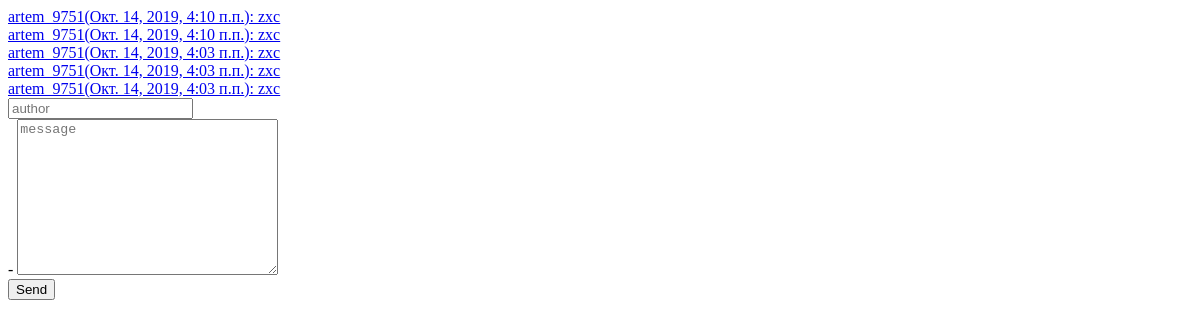
The app's page /chat/, older data.
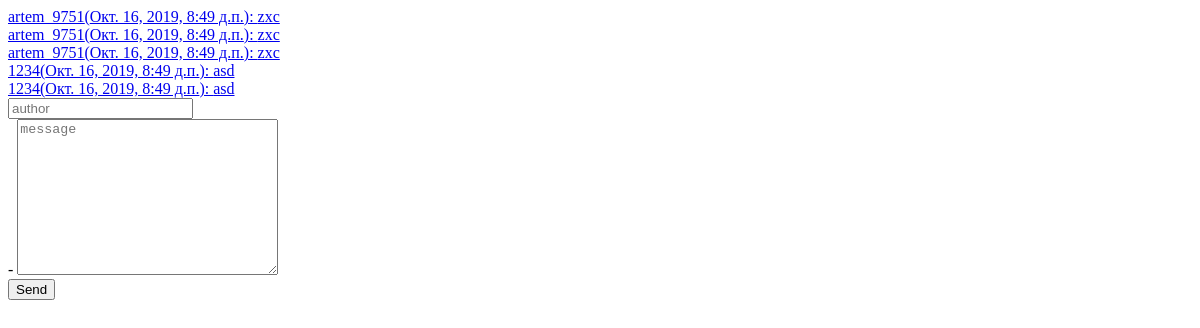
The same page, newer data.
### chat/models.py (models this page shows, shortened)
class Message(models.Model):
    message_text = models.TextField('текст сообщения')
    message_author = models.CharField('автор сообщения', max_length = 50)
    message_time = models.DateTimeField('дата публикации')
    class Meta:
        verbose_name = 'Сообщение'
        verbose_name_plural = 'Сообщения'

### chat/views.py (the view, shortened to what this page needs)
# urls.py: path('', HomePageView.as_view(), name = 'home')
class HomePageView(ListView):
    def get(self, request):
        return self.render(request)
    def render(self, request):
        message_list = Message.objects.order_by('-message_time')[:5]
        return render(request, 'home.html', {'message_list': message_list})

### templates/home.html (shortened to what this page needs)
{% extends 'base.html' %}
{% block content %}
    {% for a in message_list %}
        <a href="#">{{a.message_author}}({{a.message_time}}): {{a.message_text}}</a><br>
    {% endfor %}
<form action="" method="POST">
    <input type="text" required placeholder="author" name="name"><br>-
    <textarea name="text" required="" placeholder="message" cols="30" rows="10"></textarea><br>
    <button type="submit">Send</button>
</form>
{% endblock %}

### templates/base.html (shortened to what this page needs)
<!DOCTYPE html>
<html lang="en">
<head>
</head>
<body>
    {% block content %}qwe{% endblock %}
</body>
</html>

Row changes from the older to the newer data that the page shows:
no longer on this page (row unchanged): Message: message_author "artem_9751", message_time "Окт. 14, 2019, 4:10 п.п.", message_text "zxc"
no longer on this page (row unchanged): Message: message_author "artem_9751", message_time "Окт. 14, 2019, 4:10 п.п.", message_text "zxc"
no longer on this page (row unchanged): Message: message_author "artem_9751", message_time "Окт. 14, 2019, 4:03 п.п.", message_text "zxc"
no longer on this page (row unchanged): Message: message_author "artem_9751", message_time "Окт. 14, 2019, 4:03 п.п.", message_text "zxc"
no longer on this page (row unchanged): Message: message_author "artem_9751", message_time "Окт. 14, 2019, 4:03 п.п.", message_text "zxc"
added Message: message_author "artem_9751", message_time "Окт. 16, 2019, 8:49 д.п.", message_text "zxc"
added Message: message_author "artem_9751", message_time "Окт. 16, 2019, 8:49 д.п.", message_text "zxc"
added Message: message_author "artem_9751", message_time "Окт. 16, 2019, 8:49 д.п.", message_text "zxc"
added Message: message_author "1234", message_time "Окт. 16, 2019, 8:49 д.п.", message_text "asd"
added Message: message_author "1234", message_time "Окт. 16, 2019, 8:49 д.п.", message_text "asd"
